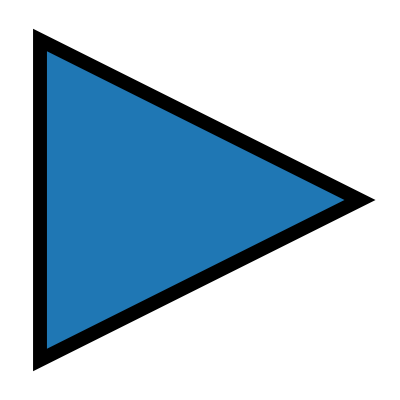

The script that saved this image:
try:
    from PIL import Image
    play_icon = Image.open(r"icons\play_icon.png")
except:
    import time
    import pandas as pd
    import matplotlib as mpl
    import matplotlib.pyplot as plt

    #Making the plot
    fig, ax = plt.subplots(figsize = (4, 4))
    lim =-5, 5
    ax.set(xlim = lim, ylim = lim)

    #Making the patch
    marker = mpl.markers.MarkerStyle("<")
    marker.transform = mpl.transforms.Affine2D().scale(4).rotate_deg(270)+ax.transData
    #marker._vertices = marker.transform(marker.get_path()._vertices)

    patch = mpl.patches.PathPatch(marker.get_path(), lw=10)
    ax.add_patch(patch)
    patch.set_transform(marker.transform)

    if __name__ == "__main__":
        plt.show()
    else:
        try: from icons.img_pack import get_img_from_ax
        except: from img_pack import get_img_from_ax
    play_icon = get_img_from_ax(ax)
    play_icon.save(r"icons\play_icon.png", "PNG")
